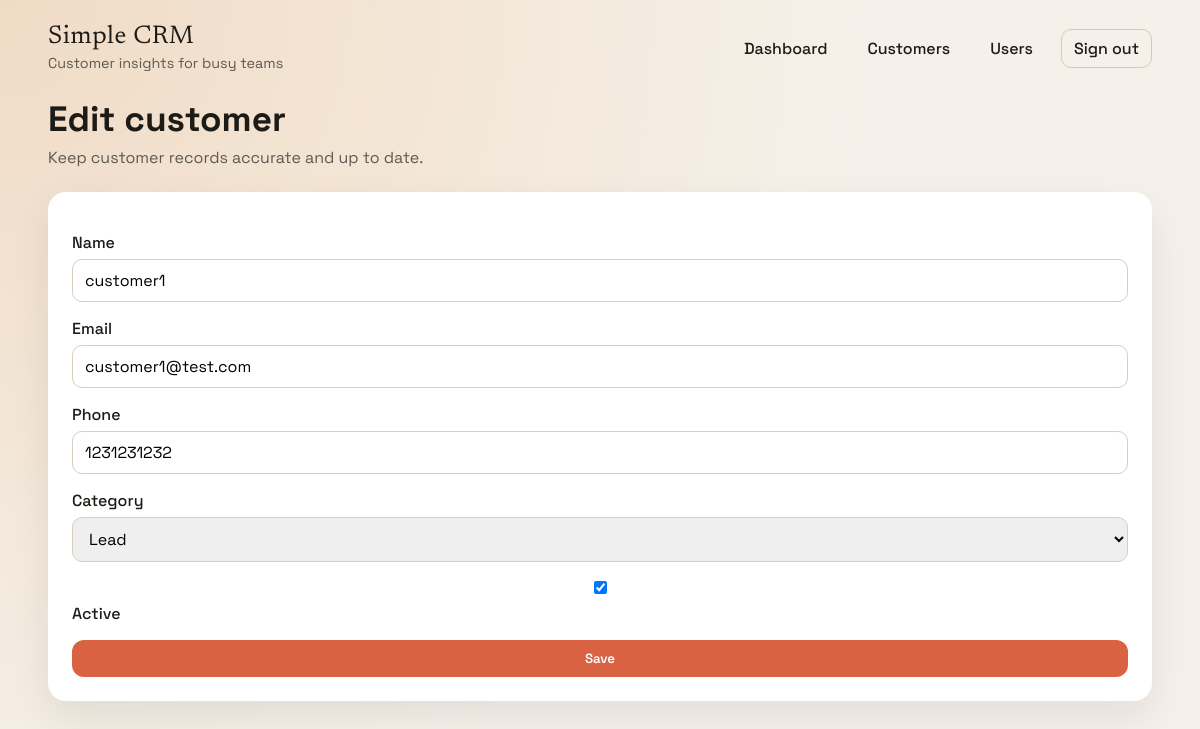
Page /customers/4/edit (signed in) on the committed database.
### app/models.py (models this page shows)
class Customer(db.Model):
    id = db.Column(db.Integer, primary_key=True)
    name = db.Column(db.String(150), nullable=False)
    email = db.Column(db.String(150))
    phone = db.Column(db.String(50))
    category = db.Column(db.String(20), nullable=False)
    active = db.Column(db.Boolean, default=True)
    created_at = db.Column(db.DateTime, default=datetime.utcnow)
    created_by_id = db.Column(db.Integer, db.ForeignKey("user.id"))
    created_by = db.relationship("User", back_populates="customers")
    interactions = db.relationship(
        "Interaction", back_populates="customer", cascade="all, delete-orphan"
    )

### app/routes.py (the view)
@web_bp.route("/customers/<int:customer_id>/edit", methods=["GET"])
@login_required
def customer_edit(customer_id):
    customer = Customer.query.get_or_404(customer_id)
    _ensure_customer_access(customer)
    return render_template(
        "customer_form.html",
        customer=customer,
        categories=CUSTOMER_CATEGORIES,
    )

### app/__init__.py (called while the page is built)
@login_manager.user_loader
def load_user(user_id):
    from .models import User
    return User.query.get(int(user_id))

### app/utils.py (called while the page is built)
def _ensure_customer_access(customer):
    if current_user.role == ROLE_EMPLOYEE and customer.created_by_id != current_user.id:
        abort(403)

### app/templates/customer_form.html
{% extends 'base.html' %}
{% block content %}
<section class="page-header">
  <div>
    <h1>{% if customer %}Edit customer{% else %}New customer{% endif %}</h1>
    <p class="muted">Keep customer records accurate and up to date.</p>
  </div>
</section>
<section class="panel">
  {% if customer %}
    {% set form_action = "/api/customers/{}/edit".format(customer.id) %}
  {% else %}
    {% set form_action = "/api/customers/new" %}
  {% endif %}
  <form class="form-grid" method="post" action="{{ form_action }}">
    <label>
      <span>Name</span>
      <input type="text" name="name" required value="{{ customer.name if customer }}">
    </label>
    <label>
      <span>Email</span>
      <input type="email" name="email" value="{{ customer.email if customer }}">
    </label>
    <label>
      <span>Phone</span>
      <input type="text" name="phone" value="{{ customer.phone if customer }}">
    </label>
    <label>
      <span>Category</span>
      <select name="category" required>
        {% for category in categories %}
          <option value="{{ category }}" {% if customer and customer.category == category %}selected{% endif %}>
            {{ category }}
          </option>
        {% endfor %}
      </select>
    </label>
    {% if customer %}
      <label class="checkbox">
        <input type="checkbox" name="active" {% if customer.active %}checked{% endif %}>
        <span>Active</span>
      </label>
    {% endif %}
    <button class="primary" type="submit">Save</button>
  </form>
</section>
{% endblock %}

### app/static/app.css (style rules this page uses)
:root { --bg: #f5f1ea; --surface: #ffffff; --ink: #1d1b16; --muted: #5e5a52; --accent: #d86241; --accent-dark: #b0472a; --accent-soft: #f7d4c4; --shadow: 0 16px 40px rgba(0, 0, 0, 0.08); --radius: 18px; }
* { box-sizing: border-box; }
body { margin: 0; font-family: "Space Grotesk", "Trebuchet MS", sans-serif; color: var(--ink); background: radial-gradient(circle at top left, #f0dbc6, transparent 60%), radial-gradient(circle at 20% 20%, #f8f1e6, transparent 45%), var(--bg); min-height: 100vh; }
.page-header { display: flex; align-items: center; justify-content: space-between; flex-wrap: wrap; gap: 16px; margin-bottom: 24px; }
.page-header h1 { margin: 0 0 6px; font-size: clamp(1.6rem, 3vw, 2.2rem); }
.muted { color: var(--muted); margin: 0; }
.form-grid { display: grid; gap: 16px; margin-top: 16px; }
.form-grid label, .filter-bar label { display: grid; gap: 6px; font-weight: 500; }
input, select, textarea { padding: 10px 12px; border-radius: 10px; border: 1px solid #d8cdbf; font-family: inherit; font-size: 1rem; }
.checkbox { display: flex; align-items: center; gap: 10px; font-weight: 500; }
button, .primary, .ghost, .danger { font-family: inherit; border: none; cursor: pointer; padding: 10px 16px; border-radius: 12px; text-decoration: none; font-weight: 600; }
.primary { background: var(--accent); color: #fff; }
.panel { background: var(--surface); padding: 24px; border-radius: var(--radius); margin-bottom: 24px; box-shadow: var(--shadow); }

### rows in the picture
Customer: name "customer1", email "customer1@test.com", phone "1231231232", category "Lead", active "☑"
